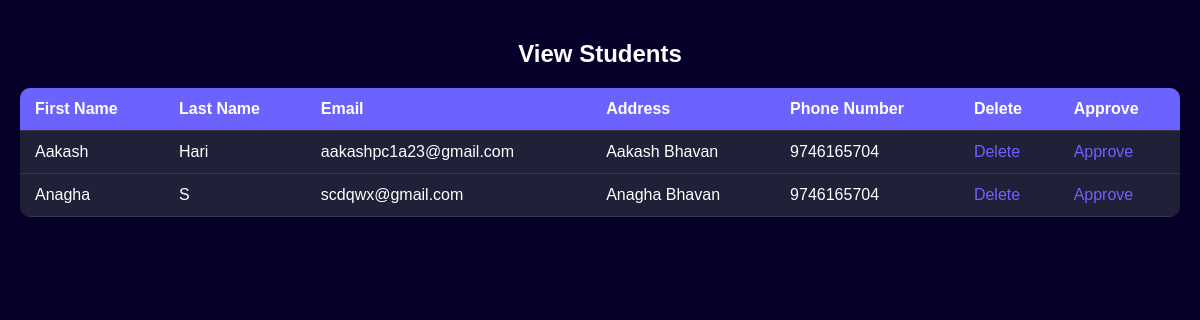
The app's page /teachhome/view_student_teacher/, older data.
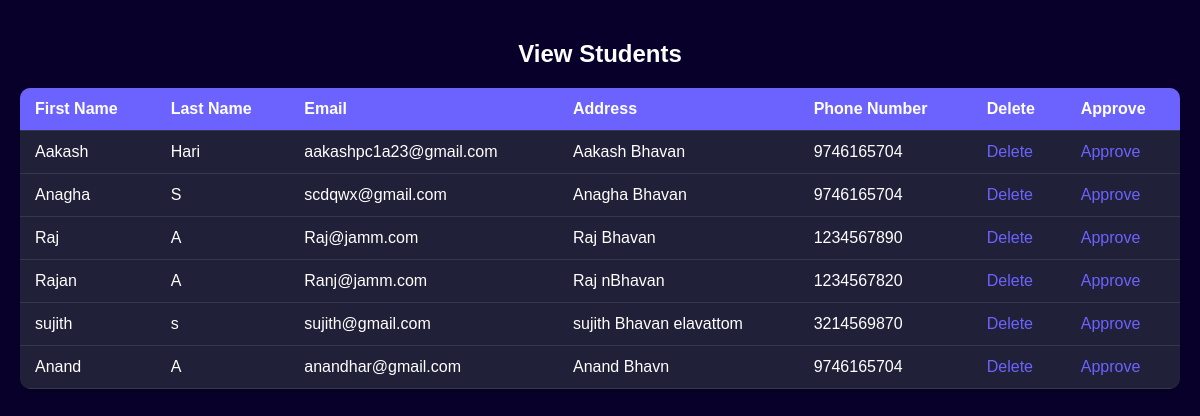
The same page, newer data.
### APP/models.py (models this page shows)
class Student(models.Model):
    std_id = models.ForeignKey(User, on_delete=models.CASCADE)
    address = models.CharField(max_length=255)
    ph_num = models.IntegerField()

class User(AbstractUser):
    usertype = models.CharField(max_length=100)

### APP/views.py (the view)
# urls.py: path("teachhome/view_student_teacher/", views.view_student_by_teacher, name="view_student_teacher"),
def view_student_by_teacher(request):
    students = Student.objects.select_related('std_id').all()
    return render(request, "view_student_teacher.html", {'view': students})

### APP/templates/view_student_teacher.html (shortened to what this page needs)
<!DOCTYPE html>
<html lang="en">
<head>
</head>
<body>
    <div class="container">
        <h2>View Students</h2>
        <table>
            <thead>
                <tr>
                    <th>First Name</th>
                    <th>Last Name</th>
                    <th>Email</th>
                    <th>Address</th>
                    <th>Phone Number</th>
                    <th>Delete</th>
                    <th>Approve</th>
                </tr>
            </thead>
            <tbody>
                {% for i in view %}
                <tr>
                    <td>{{ i.std_id.first_name }}</td>
                    <td>{{ i.std_id.last_name }}</td>
                    <td>{{ i.std_id.email }}</td>
                    <td>{{ i.address }}</td>
                    <td>{{ i.ph_num }}</td>
                    <td><a href="/del_student/{{ i.id }}/">Delete</a></td>
                    <td><a href="/stud_approve/{{ i.id }}/">Approve</a></td>
                </tr>
                {% endfor %}
            </tbody>
        </table>
    </div>
</body>
</html>

### APP/templates/view_student_teacher.html (style rules this page uses)
body { background-color: #08002b; color: white; font-family: Arial, sans-serif; margin: 0; padding: 0; }
.container { padding-top: 5vh; max-width: 1200px; margin: 0 auto; padding: 20px; }
h2 { color: white; text-align: center; margin-bottom: 20px; }
table { width: 100%; border-collapse: collapse; margin-bottom: 20px; background-color: rgb(32, 32, 56); border-radius: 10px; overflow: hidden; box-shadow: 0 4px 8px rgba(0, 0, 0, 0.2); }
th, td { padding: 12px 15px; text-align: left; border-bottom: 1px solid rgba(255, 255, 255, 0.1); }
th { background-color: #6c63ff; color: white; }
a { color: #6c63ff; text-decoration: none; }

Row changes from the older to the newer data that the page shows:
added Student: std_id.first_name "Raj", std_id.last_name "A", std_id.email "Raj@jamm.com", address "Raj Bhavan", ph_num "1234567890"
added Student: std_id.first_name "Rajan", std_id.last_name "A", std_id.email "Ranj@jamm.com", address "Raj nBhavan", ph_num "1234567820"
added Student: std_id.first_name "sujith", std_id.last_name "s", std_id.email "sujith@gmail.com", address "sujith Bhavan elavattom", ph_num "3214569870"
added Student: std_id.first_name "Anand", std_id.last_name "A", std_id.email "anandhar@gmail.com", address "Anand Bhavn", ph_num "9746165704"
